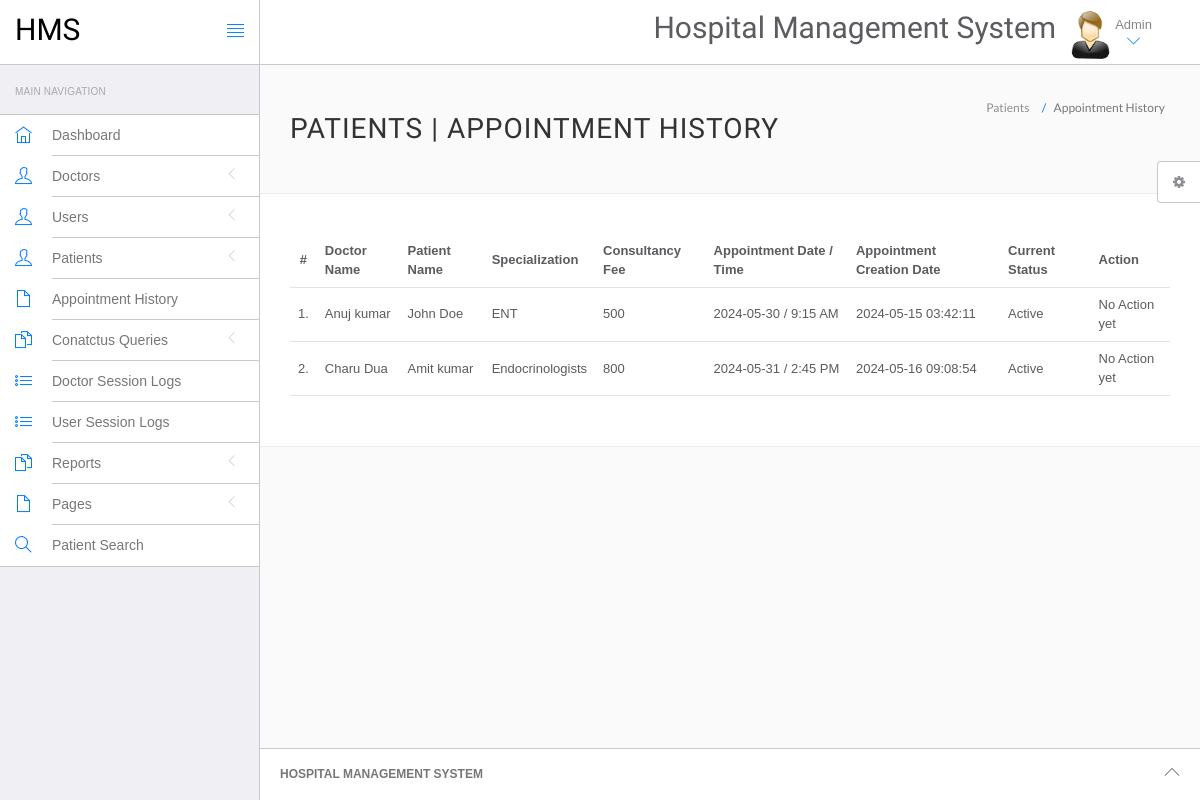
/src/hms/admin/appointment-history.php (signed in), run on the app's committed database.
### tables this page shows
CREATE TABLE `appointment` (
  `id` int(11) NOT NULL,
  `doctorSpecialization` varchar(255) DEFAULT NULL,
  `doctorId` int(11) DEFAULT NULL,
  `userId` int(11) DEFAULT NULL,
  `consultancyFees` int(11) DEFAULT NULL,
  `appointmentDate` varchar(255) DEFAULT NULL,
  `appointmentTime` varchar(255) DEFAULT NULL,
  `postingDate` timestamp NULL DEFAULT current_timestamp(),
  `userStatus` int(11) DEFAULT NULL,
  `doctorStatus` int(11) DEFAULT NULL,
  `updationDate` timestamp NULL DEFAULT NULL ON UPDATE current_timestamp()
);

CREATE TABLE `doctors` (
  `id` int(11) NOT NULL,
  `specilization` varchar(255) DEFAULT NULL,
  `doctorName` varchar(255) DEFAULT NULL,
  `address` longtext DEFAULT NULL,
  `docFees` varchar(255) DEFAULT NULL,
  `contactno` bigint(11) DEFAULT NULL,
  `docEmail` varchar(255) DEFAULT NULL,
  `password` varchar(255) DEFAULT NULL,
  `creationDate` timestamp NULL DEFAULT current_timestamp(),
  `updationDate` timestamp NULL DEFAULT NULL ON UPDATE current_timestamp()
);

CREATE TABLE `users` (
  `id` int(11) NOT NULL,
  `fullName` varchar(255) DEFAULT NULL,
  `address` longtext DEFAULT NULL,
  `city` varchar(255) DEFAULT NULL,
  `gender` varchar(255) DEFAULT NULL,
  `email` varchar(255) DEFAULT NULL,
  `password` varchar(255) DEFAULT NULL,
  `regDate` timestamp NULL DEFAULT current_timestamp(),
  `updationDate` timestamp NULL DEFAULT NULL ON UPDATE current_timestamp()
);

### src/hms/admin/appointment-history.php (the view, shortened to what this page needs)
<?php
include('include/config.php');
if(strlen($_SESSION['id']==0)) {
 header('location:logout.php');
  } else{
?>
<!DOCTYPE html>
<html lang="en">
	<head>
		<link rel="stylesheet" href="vendor/bootstrap/css/bootstrap.min.css">
		<link rel="stylesheet" href="vendor/fontawesome/css/font-awesome.min.css">
		<link rel="stylesheet" href="vendor/themify-icons/themify-icons.min.css">
		<link href="vendor/animate.css/animate.min.css" rel="stylesheet" media="screen">
		<link href="vendor/perfect-scrollbar/perfect-scrollbar.min.css" rel="stylesheet" media="screen">
		<link href="vendor/switchery/switchery.min.css" rel="stylesheet" media="screen">
		<link href="vendor/bootstrap-touchspin/jquery.bootstrap-touchspin.min.css" rel="stylesheet" media="screen">
		<link href="vendor/select2/select2.min.css" rel="stylesheet" media="screen">
		<link href="vendor/bootstrap-datepicker/bootstrap-datepicker3.standalone.min.css" rel="stylesheet" media="screen">
		<link href="vendor/bootstrap-timepicker/bootstrap-timepicker.min.css" rel="stylesheet" media="screen">
		<link rel="stylesheet" href="assets/css/styles.css">
		<link rel="stylesheet" href="assets/css/plugins.css">
		<link rel="stylesheet" href="assets/css/themes/theme-1.css" id="skin_color" />
	</head>
	<body>
		<div id="app">
<?php include('include/sidebar.php');?>
			<div class="app-content">
					<?php include('include/header.php');?>
				<div class="main-content" >
					<div class="wrap-content container" id="container">
						<section id="page-title">
							<div class="row">
								<div class="col-sm-8">
									<h1 class="mainTitle">Patients  | Appointment History</h1>
																	</div>
								<ol class="breadcrumb">
									<li>
										<span>Patients </span>
									</li>
									<li class="active">
										<span>Appointment History</span>
									</li>
								</ol>
							</div>
						</section>
						<div class="container-fluid container-fullw bg-white">
									<div class="row">
								<div class="col-md-12">
									<table class="table table-hover" id="sample-table-1">
										<thead>
											<tr>
												<th class="center">#</th>
												<th class="hidden-xs">Doctor Name</th>
												<th>Patient Name</th>
												<th>Specialization</th>
												<th>Consultancy Fee</th>
												<th>Appointment Date / Time </th>
												<th>Appointment Creation Date  </th>
												<th>Current Status</th>
												<th>Action</th>
											</tr>
										</thead>
										<tbody>
<?php
$sql=mysqli_query($con,"select doctors.doctorName as docname,users.fullName as pname,appointment.*  from appointment join doctors on doctors.id=appointment.doctorId join users on users.id=appointment.userId ");
$cnt=1;
while($row=mysqli_fetch_array($sql))
{
?>
											<tr>
												<td class="center"><?php echo $cnt;?>.</td>
												<td class="hidden-xs"><?php echo $row['docname'];?></td>
												<td class="hidden-xs"><?php echo $row['pname'];?></td>
												<td><?php echo $row['doctorSpecialization'];?></td>
												<td><?php echo $row['consultancyFees'];?></td>
												<td><?php echo $row['appointmentDate'];?> / <?php echo
												 $row['appointmentTime'];?>
												</td>
												<td><?php echo $row['postingDate'];?></td>
												<td>
<?php if(($row['userStatus']==1) && ($row['doctorStatus']==1))
{
	echo "Active";
}
												?></td>
												<td >
												<div class="visible-md visible-lg hidden-sm hidden-xs">
							<?php if(($row['userStatus']==1) && ($row['doctorStatus']==1))
{
echo "No Action yet";
	 } else {
		echo "Canceled";
		} ?>
												</div>
												</td>
											</tr>
											<?php
$cnt=$cnt+1;
											 }?>
										</tbody>
									</table>
								</div>
							</div>
								</div>
					</div>
				</div>
			</div>
	<?php include('include/footer.php');?>
	<?php include('include/setting.php');?>
		</div>
	</body>
</html>
<?php } ?>

### src/hms/admin/assets/css/themes/theme-1.css (style rules this page uses)
body { background: #FAFAFA; }

### data on the page
appointment: doctorId.doctorName "Anuj kumar", userId.fullName "John Doe", doctorSpecialization "ENT", consultancyFees "500", appointmentDate "2024-05-30", appointmentTime "9:15 AM", postingDate "2024-05-15 03:42:11", userStatus "Active"
appointment: doctorId.doctorName "Charu Dua", userId.fullName "Amit kumar", doctorSpecialization "Endocrinologists", consultancyFees "800", appointmentDate "2024-05-31", appointmentTime "2:45 PM", postingDate "2024-05-16 09:08:54", userStatus "Active"
